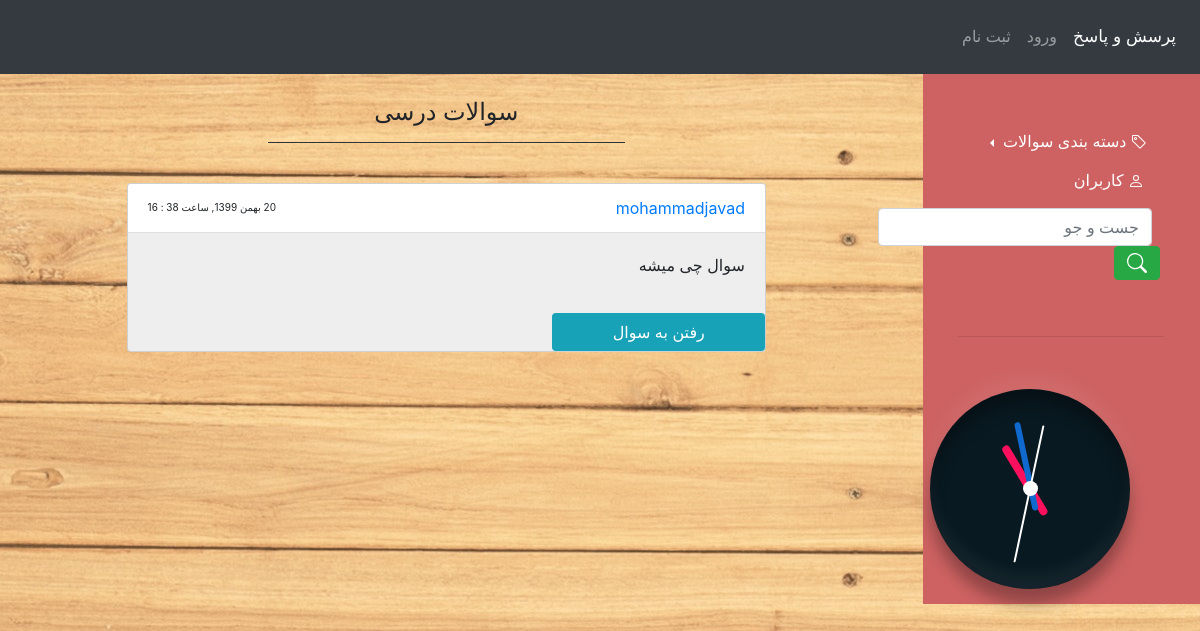
The app's page /darsi/ with its own data.
### posts/models.py (models this page shows, shortened)
class Post(models.Model):
    user = models.ForeignKey(User, on_delete=models.CASCADE)
    body = models.TextField(max_length=500)
    image = models.ImageField(upload_to='post_image/%Y/%m/%d', blank=True, null=True)
    category = models.CharField(max_length=20, choices=CATEGORY_CHOICES, default='1')
    slug = models.SlugField(max_length=150, allow_unicode=True)
    created = models.DateTimeField(auto_now_add=True)
    def get_absolute_url(self):
        return reverse('posts:post_detail', args=[self.created.year, self.created.month,
                                                  self.created.day, self.slug])
    class Meta:
        ordering = ('-created',)
    def jcreated(self):
        return jalali_converter(self.created)

### posts/views.py (the view)
# urls.py: path('darsi/', views.post_darsi, name='darsi'),
def post_darsi(request):
    posts = Post.objects.all()
    return render(request, 'posts/category/darsi.html', {'posts': posts})

### extensions/jalali.py (called while the page is built)
    def persian_tuple(self):
        return self.persian_year, self.persian_month, self.persian_day

### extensions/utils.py (called while the page is built)
def jalali_converter(time):
    jmonths = ["فروردین", "اردیبهشت", "خرداد", "تیر", "مرداد", "شهریور", "مهر", "آبان", "آذر", "دی", "بهمن", "اسفند", ]
    time = timezone.localtime(time)
    time_to_str = "{},{},{}".format(time.year, time.month, time.day)
    time_to_tuple = jalali.Gregorian(time_to_str).persian_tuple()
    time_to_list = list(time_to_tuple)
    for index, month in enumerate(jmonths):
        if time_to_list[1] == index + 1:
            time_to_list[1] = month
            break
    output = f'{time_to_list[2]} {time_to_list[1]} {time_to_list[0]}, ساعت {time.minute} : {time.hour}'
    return output

### posts/templates/posts/category/darsi.html (shortened to what this page needs)
<head>
</head>
{% extends 'base.html' %}
{% block content %}
    <br><h4 class="text-center">سوالات درسی</h4><hr class="bg-dark" style="margin-right: auto;margin-left: auto; width: 40%"><br>
    {% for post in posts %}
        {% ifequal post.category '3' %}
            <div dir='rtl' class="d-flex justify-content-center">
                <div class="col-9">
                    <div class="card text-right" style="background-color: #eeeeee">
                        <p class="card-header bg-white">
                            <a href="{% url 'account:dashboard' post.user.id %}"> {{ post.user }} </a>
                            <span class="mt-1" style="float:left; font-size: 10px">{{ post.jcreated }}</span>
                        </p>
                        <p class="card-body" style="width: 400px; white-space: nowrap; overflow: hidden; text-overflow: ellipsis">
                            {{ post.body }}
                        </p>
                        <button class="col-4 btn bg-info" type='button'><a class="text-white" href="{{ post.get_absolute_url }}"> رفتن به سوال</a></button>
                    </div><br>
                </div>
            </div>
        {% endifequal %}
    {% endfor %}
{% endblock %}

### records on screen
Post: user "mohammadjavad", jcreated "20 بهمن 1399, ساعت 38 : 16", body "سوال چی میشه"
